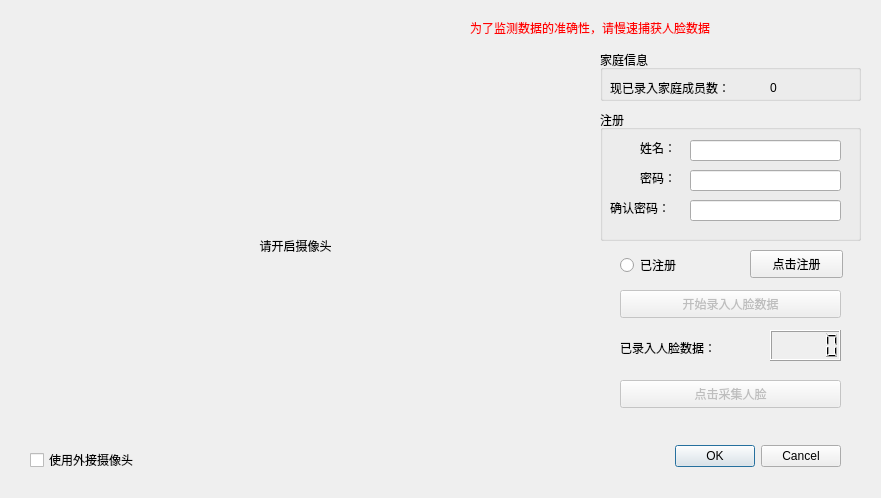
<?xml version="1.0" encoding="UTF-8"?>
<ui version="4.0">
 <class>Dialog</class>
 <widget class="QDialog" name="Dialog">
  <property name="geometry">
   <rect>
    <x>0</x>
    <y>0</y>
    <width>881</width>
    <height>498</height>
   </rect>
  </property>
  <property name="windowTitle">
   <string>Dialog</string>
  </property>
  <widget class="QDialogButtonBox" name="buttonBox">
   <property name="geometry">
    <rect>
     <x>580</x>
     <y>440</y>
     <width>261</width>
     <height>32</height>
    </rect>
   </property>
   <property name="styleSheet">
    <string notr="true"/>
   </property>
   <property name="orientation">
    <enum>Qt::Horizontal</enum>
   </property>
   <property name="standardButtons">
    <set>QDialogButtonBox::Cancel|QDialogButtonBox::Ok</set>
   </property>
  </widget>
  <widget class="QCheckBox" name="useExternalCameraCheckBox">
   <property name="geometry">
    <rect>
     <x>30</x>
     <y>440</y>
     <width>131</width>
     <height>40</height>
    </rect>
   </property>
   <property name="text">
    <string>使用外接摄像头</string>
   </property>
  </widget>
  <widget class="QPushButton" name="beginRecordFace">
   <property name="enabled">
    <bool>false</bool>
   </property>
   <property name="geometry">
    <rect>
     <x>620</x>
     <y>290</y>
     <width>221</width>
     <height>28</height>
    </rect>
   </property>
   <property name="text">
    <string>开始录入人脸数据</string>
   </property>
  </widget>
  <widget class="QLabel" name="label">
   <property name="geometry">
    <rect>
     <x>470</x>
     <y>20</y>
     <width>331</width>
     <height>16</height>
    </rect>
   </property>
   <property name="styleSheet">
    <string notr="true">color:rgb(255, 0, 0);</string>
   </property>
   <property name="text">
    <string>为了监测数据的准确性，请慢速捕获人脸数据</string>
   </property>
  </widget>
  <widget class="QGroupBox" name="groupBox_2">
   <property name="geometry">
    <rect>
     <x>600</x>
     <y>110</y>
     <width>261</width>
     <height>131</height>
    </rect>
   </property>
   <property name="title">
    <string>注册</string>
   </property>
   <widget class="QLabel" name="label_2">
    <property name="geometry">
     <rect>
      <x>40</x>
      <y>30</y>
      <width>41</width>
      <height>16</height>
     </rect>
    </property>
    <property name="text">
     <string>姓名：</string>
    </property>
   </widget>
   <widget class="QLineEdit" name="inputName">
    <property name="geometry">
     <rect>
      <x>90</x>
      <y>30</y>
      <width>151</width>
      <height>21</height>
     </rect>
    </property>
   </widget>
   <widget class="QLabel" name="label_6">
    <property name="geometry">
     <rect>
      <x>40</x>
      <y>60</y>
      <width>41</width>
      <height>16</height>
     </rect>
    </property>
    <property name="text">
     <string>密码：</string>
    </property>
   </widget>
   <widget class="QLabel" name="label_7">
    <property name="geometry">
     <rect>
      <x>10</x>
      <y>90</y>
      <width>81</width>
      <height>16</height>
     </rect>
    </property>
    <property name="text">
     <string>确认密码：</string>
    </property>
   </widget>
   <widget class="QLineEdit" name="inputConfirmPwd">
    <property name="geometry">
     <rect>
      <x>90</x>
      <y>90</y>
      <width>151</width>
      <height>21</height>
     </rect>
    </property>
    <property name="echoMode">
     <enum>QLineEdit::PasswordEchoOnEdit</enum>
    </property>
   </widget>
   <widget class="QLineEdit" name="inputPwd">
    <property name="geometry">
     <rect>
      <x>90</x>
      <y>60</y>
      <width>151</width>
      <height>21</height>
     </rect>
    </property>
    <property name="echoMode">
     <enum>QLineEdit::PasswordEchoOnEdit</enum>
    </property>
   </widget>
  </widget>
  <widget class="QGroupBox" name="groupBox_3">
   <property name="geometry">
    <rect>
     <x>600</x>
     <y>50</y>
     <width>261</width>
     <height>51</height>
    </rect>
   </property>
   <property name="title">
    <string>家庭信息</string>
   </property>
   <widget class="QLabel" name="label_4">
    <property name="geometry">
     <rect>
      <x>10</x>
      <y>30</y>
      <width>151</width>
      <height>16</height>
     </rect>
    </property>
    <property name="text">
     <string>现已录入家庭成员数：</string>
    </property>
   </widget>
   <widget class="QLabel" name="label_5">
    <property name="geometry">
     <rect>
      <x>170</x>
      <y>30</y>
      <width>72</width>
      <height>15</height>
     </rect>
    </property>
    <property name="text">
     <string>0</string>
    </property>
   </widget>
  </widget>
  <widget class="QPushButton" name="buttonSignIn">
   <property name="geometry">
    <rect>
     <x>750</x>
     <y>250</y>
     <width>93</width>
     <height>28</height>
    </rect>
   </property>
   <property name="text">
    <string>点击注册</string>
   </property>
  </widget>
  <widget class="QLCDNumber" name="lcdNumber">
   <property name="geometry">
    <rect>
     <x>770</x>
     <y>330</y>
     <width>71</width>
     <height>31</height>
    </rect>
   </property>
  </widget>
  <widget class="QLabel" name="label_8">
   <property name="geometry">
    <rect>
     <x>620</x>
     <y>340</y>
     <width>131</width>
     <height>16</height>
    </rect>
   </property>
   <property name="text">
    <string>已录入人脸数据：</string>
   </property>
  </widget>
  <widget class="QPushButton" name="recordFace">
   <property name="enabled">
    <bool>false</bool>
   </property>
   <property name="geometry">
    <rect>
     <x>620</x>
     <y>380</y>
     <width>221</width>
     <height>28</height>
    </rect>
   </property>
   <property name="text">
    <string>点击采集人脸</string>
   </property>
  </widget>
  <widget class="QRadioButton" name="radioButton">
   <property name="geometry">
    <rect>
     <x>620</x>
     <y>250</y>
     <width>71</width>
     <height>30</height>
    </rect>
   </property>
   <property name="text">
    <string>已注册</string>
   </property>
  </widget>
  <widget class="QLabel" name="label_3">
   <property name="geometry">
    <rect>
     <x>10</x>
     <y>50</y>
     <width>571</width>
     <height>391</height>
    </rect>
   </property>
   <property name="text">
    <string>请开启摄像头</string>
   </property>
   <property name="alignment">
    <set>Qt::AlignCenter</set>
   </property>
  </widget>
 </widget>
 <resources/>
 <connections>
  <connection>
   <sender>buttonBox</sender>
   <signal>accepted()</signal>
   <receiver>Dialog</receiver>
   <slot>accept()</slot>
   <hints>
    <hint type="sourcelabel">
     <x>248</x>
     <y>254</y>
    </hint>
    <hint type="destinationlabel">
     <x>157</x>
     <y>274</y>
    </hint>
   </hints>
  </connection>
  <connection>
   <sender>buttonBox</sender>
   <signal>rejected()</signal>
   <receiver>Dialog</receiver>
   <slot>reject()</slot>
   <hints>
    <hint type="sourcelabel">
     <x>316</x>
     <y>260</y>
    </hint>
    <hint type="destinationlabel">
     <x>286</x>
     <y>274</y>
    </hint>
   </hints>
  </connection>
 </connections>
</ui>
